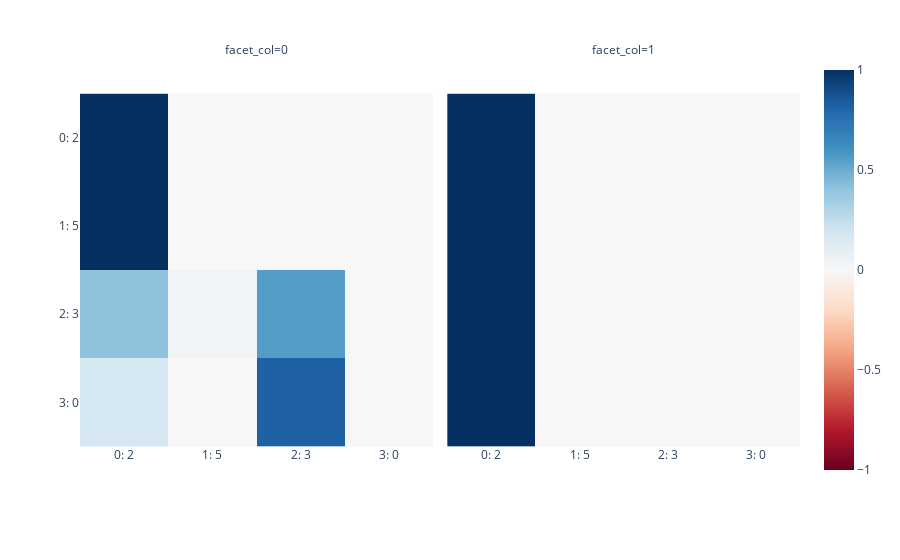
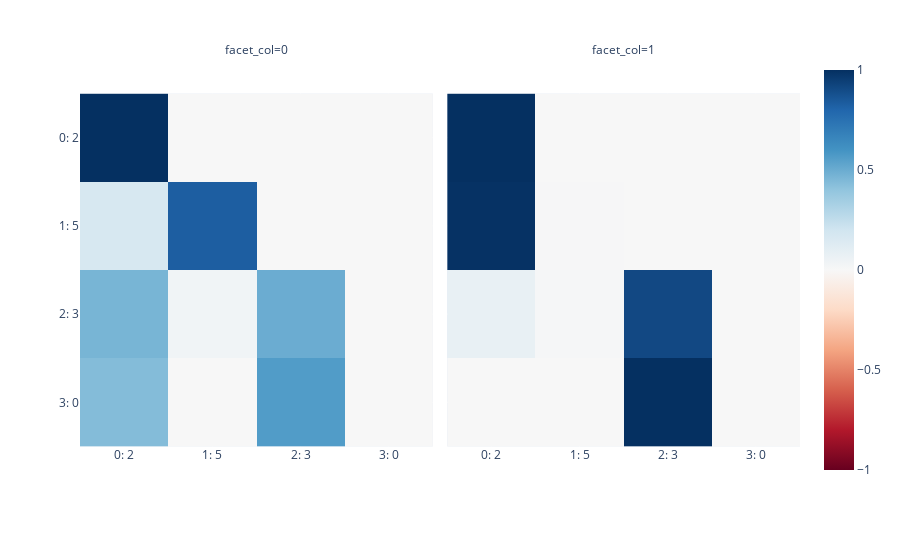

Write notebook code for charts like these, in order.
### Code cell
seq = [2,5,3,0]


show_pattern(test_2.activation_cache, seq, test_2)
show_pattern(test_1.activation_cache, seq, test_1)

# for i in range(2,6):
#     show_pattern(models[i].activation_cache, seq, models[i])

### Figure 1 — Plotly figure (JSON) as saved in the notebook; plotly's stock layout.template omitted (floating-point values rounded to 4 significant figures)
{"data": [{"coloraxis": "coloraxis", "hovertemplate": "x: %{x}<br>y: %{y}<br>color: %{z}<extra></extra>", "name": "0", "type": "heatmap", "x": ["0: 2", "1: 5", "2: 3", "3: 0"], "xaxis": "x", "y": ["0: 2", "1: 5", "2: 3", "3: 0"], "yaxis": "y", "z": [[1, 0, 0, 0], [1.0, 8.508e-06, 0, 0], [0.4102, 0.02914, 0.5607, 0], [0.1795, 2.024e-06, 0.8203, 0.0002042]]}, {"coloraxis": "coloraxis", "hovertemplate": "x: %{x}<br>y: %{y}<br>color: %{z}<extra></extra>", "name": "1", "type": "heatmap", "x": ["0: 2", "1: 5", "2: 3", "3: 0"], "xaxis": "x2", "y": ["0: 2", "1: 5", "2: 3", "3: 0"], "yaxis": "y2", "z": [[1, 0, 0, 0], [1.0, 9.656e-06, 0, 0], [0.999, 0.0009339, 3.785e-05, 0], [1.0, 8.024e-09, 1.355e-12, 4.853e-07]]}], "layout": {"annotations": [{"font": {}, "showarrow": false, "text": "facet_col=0", "x": 0.245, "xanchor": "center", "xref": "paper", "y": 1, "yanchor": "bottom", "yref": "paper"}, {"font": {}, "showarrow": false, "text": "facet_col=1", "x": 0.755, "xanchor": "center", "xref": "paper", "y": 1, "yanchor": "bottom", "yref": "paper"}], "coloraxis": {"cmid": 0, "colorscale": [[0, "rgb(103,0,31)"], [0.1, "rgb(178,24,43)"], [0.2, "rgb(214,96,77)"], [0.3, "rgb(244,165,130)"], [0.4, "rgb(253,219,199)"], [0.5, "rgb(247,247,247)"], [0.6, "rgb(209,229,240)"], [0.7, "rgb(146,197,222)"], [0.8, "rgb(67,147,195)"], [0.9, "rgb(33,102,172)"], [1, "rgb(5,48,97)"]]}, "margin": {"t": 60}, "xaxis": {"anchor": "y", "constrain": "domain", "domain": [0, 0.49], "scaleanchor": "y"}, "xaxis2": {"anchor": "y2", "domain": [0.51, 1], "matches": "x"}, "yaxis": {"anchor": "x", "autorange": "reversed", "constrain": "domain", "domain": [0, 1]}, "yaxis2": {"anchor": "x2", "domain": [0, 1], "matches": "y", "showticklabels": false}}}

### Figure 2 — Plotly figure (JSON) as saved in the notebook; plotly's stock layout.template omitted (floating-point values rounded to 4 significant figures)
{"data": [{"coloraxis": "coloraxis", "hovertemplate": "x: %{x}<br>y: %{y}<br>color: %{z}<extra></extra>", "name": "0", "type": "heatmap", "x": ["0: 2", "1: 5", "2: 3", "3: 0"], "xaxis": "x", "y": ["0: 2", "1: 5", "2: 3", "3: 0"], "yaxis": "y", "z": [[1, 0, 0, 0], [0.1702, 0.8298, 0, 0], [0.4653, 0.03563, 0.4991, 0], [0.4346, 2.797e-05, 0.5654, 1.335e-05]]}, {"coloraxis": "coloraxis", "hovertemplate": "x: %{x}<br>y: %{y}<br>color: %{z}<extra></extra>", "name": "1", "type": "heatmap", "x": ["0: 2", "1: 5", "2: 3", "3: 0"], "xaxis": "x2", "y": ["0: 2", "1: 5", "2: 3", "3: 0"], "yaxis": "y2", "z": [[1, 0, 0, 0], [0.9932, 0.006767, 0, 0], [0.07757, 0.01315, 0.9093, 0], [0.0002166, 4.938e-07, 0.9998, 3.001e-09]]}], "layout": {"annotations": [{"font": {}, "showarrow": false, "text": "facet_col=0", "x": 0.245, "xanchor": "center", "xref": "paper", "y": 1, "yanchor": "bottom", "yref": "paper"}, {"font": {}, "showarrow": false, "text": "facet_col=1", "x": 0.755, "xanchor": "center", "xref": "paper", "y": 1, "yanchor": "bottom", "yref": "paper"}], "coloraxis": {"cmid": 0, "colorscale": [[0, "rgb(103,0,31)"], [0.1, "rgb(178,24,43)"], [0.2, "rgb(214,96,77)"], [0.3, "rgb(244,165,130)"], [0.4, "rgb(253,219,199)"], [0.5, "rgb(247,247,247)"], [0.6, "rgb(209,229,240)"], [0.7, "rgb(146,197,222)"], [0.8, "rgb(67,147,195)"], [0.9, "rgb(33,102,172)"], [1, "rgb(5,48,97)"]]}, "margin": {"t": 60}, "xaxis": {"anchor": "y", "constrain": "domain", "domain": [0, 0.49], "scaleanchor": "y"}, "xaxis2": {"anchor": "y2", "domain": [0.51, 1], "matches": "x"}, "yaxis": {"anchor": "x", "autorange": "reversed", "constrain": "domain", "domain": [0, 1]}, "yaxis2": {"anchor": "x2", "domain": [0, 1], "matches": "y", "showticklabels": false}}}
